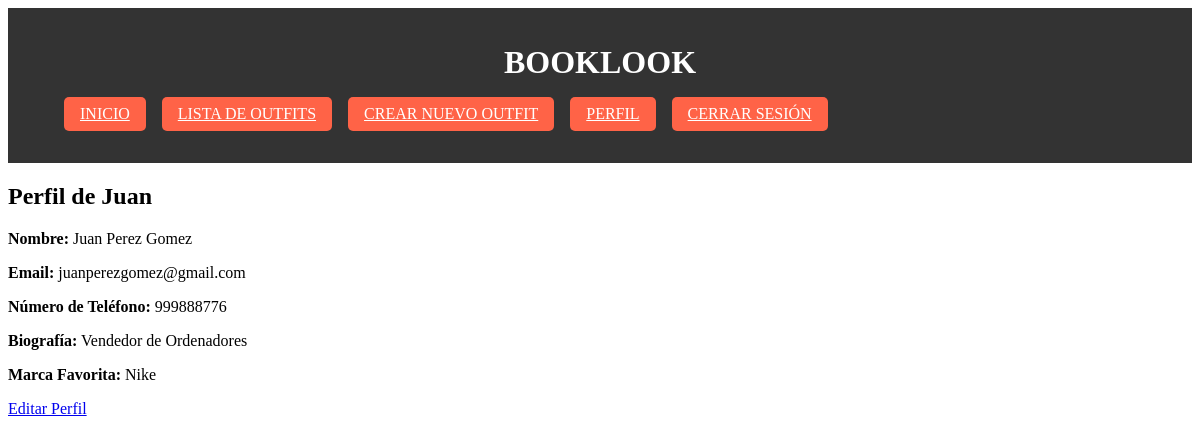
/perfil/ (signed in), run on an earlier commit of the app's database.
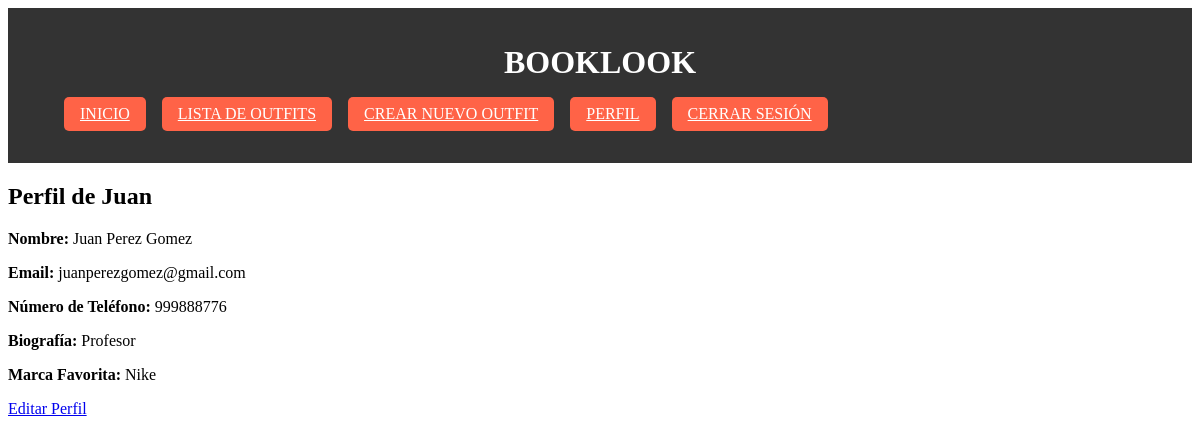
And on a later commit of the database.
### armario/models.py (models this page shows, shortened)
class PerfilUsuario(models.Model):
    usuario = models.OneToOneField(User, on_delete=models.CASCADE, related_name='perfil')
    numero_telefono = models.CharField(max_length=15, blank=True, null=True, verbose_name="Número de Teléfono")
    biografia = models.TextField(blank=True, null=True, verbose_name="Biografía")
    marca_favorita = models.CharField(max_length=100, blank=True, null=True, verbose_name="Marca Favorita")

### armario/views.py (the view)
# urls.py: path('perfil/', views.perfil, name='perfil'),
@login_required
def perfil(request):
    perfil_usuario = PerfilUsuario.objects.get(usuario=request.user)
    return render(request, 'perfil.html', {'perfil_usuario': perfil_usuario})

### armario/templates/perfil.html
{% extends "base.html" %}
{% block content %}
  <div class="perfil-usuario">
    <h2>Perfil de {{ request.user.username }}</h2>
    <div class="perfil-info">
      <p><strong>Nombre:</strong> {{ request.user.first_name }} {{ request.user.last_name }}</p>
      <p><strong>Email:</strong> {{ request.user.email }}</p>
      <p><strong>Número de Teléfono:</strong> {{ perfil_usuario.numero_telefono }}</p>
      <p><strong>Biografía:</strong> {{ perfil_usuario.biografia }}</p>
      <p><strong>Marca Favorita:</strong> {{ perfil_usuario.marca_favorita }}</p>
    </div>
    <a href="{% url 'editar_perfil' %}" class="btn btn-primary">Editar Perfil</a>
  </div>
{% endblock %}

What changed in the data, as far as the page shows it:
changed PerfilUsuario "Nike": biografia "Vendedor de Ordenadores" → "Profesor"
